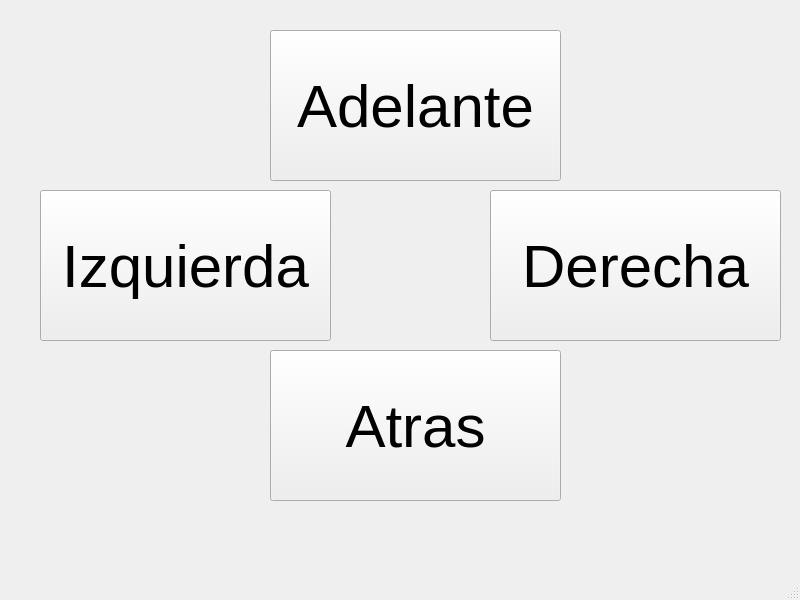
<?xml version="1.0" encoding="UTF-8"?>
<ui version="4.0">
 <class>MainWindow</class>
 <widget class="QMainWindow" name="MainWindow">
  <property name="geometry">
   <rect>
    <x>0</x>
    <y>0</y>
    <width>800</width>
    <height>600</height>
   </rect>
  </property>
  <property name="windowTitle">
   <string>MainWindow</string>
  </property>
  <widget class="QWidget" name="centralwidget">
   <widget class="QPushButton" name="pushButton">
    <property name="geometry">
     <rect>
      <x>40</x>
      <y>190</y>
      <width>291</width>
      <height>151</height>
     </rect>
    </property>
    <property name="font">
     <font>
      <pointsize>45</pointsize>
     </font>
    </property>
    <property name="text">
     <string>Izquierda</string>
    </property>
   </widget>
   <widget class="QPushButton" name="pushButton_2">
    <property name="geometry">
     <rect>
      <x>490</x>
      <y>190</y>
      <width>291</width>
      <height>151</height>
     </rect>
    </property>
    <property name="font">
     <font>
      <pointsize>45</pointsize>
     </font>
    </property>
    <property name="text">
     <string>Derecha</string>
    </property>
   </widget>
   <widget class="QPushButton" name="pushButton_3">
    <property name="geometry">
     <rect>
      <x>270</x>
      <y>30</y>
      <width>291</width>
      <height>151</height>
     </rect>
    </property>
    <property name="font">
     <font>
      <pointsize>45</pointsize>
     </font>
    </property>
    <property name="text">
     <string>Adelante</string>
    </property>
   </widget>
   <widget class="QPushButton" name="pushButton_4">
    <property name="geometry">
     <rect>
      <x>270</x>
      <y>350</y>
      <width>291</width>
      <height>151</height>
     </rect>
    </property>
    <property name="font">
     <font>
      <pointsize>45</pointsize>
     </font>
    </property>
    <property name="text">
     <string>Atras</string>
    </property>
   </widget>
  </widget>
  <widget class="QMenuBar" name="menubar">
   <property name="geometry">
    <rect>
     <x>0</x>
     <y>0</y>
     <width>800</width>
     <height>23</height>
    </rect>
   </property>
  </widget>
  <widget class="QStatusBar" name="statusbar"/>
 </widget>
 <resources/>
 <connections/>
</ui>
